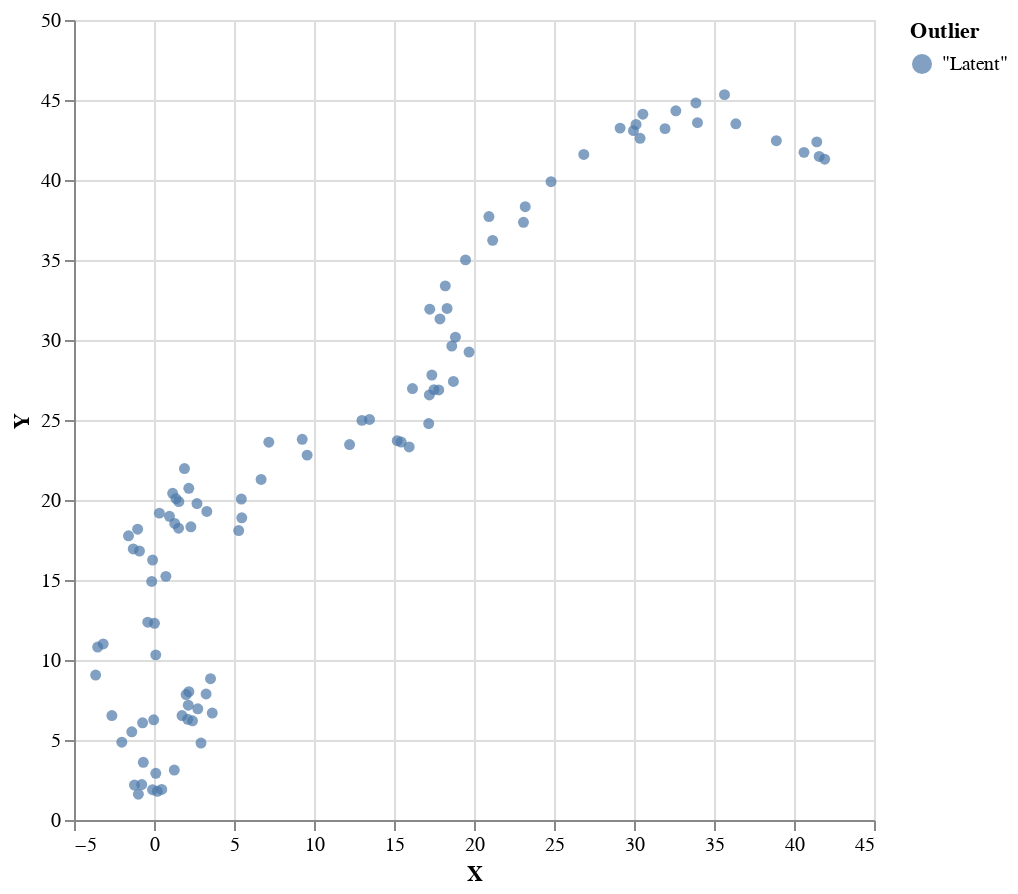

The cell this chart's notebook holds for it:
### Markdown cell above
It's straightforward to take the first `n` steps of this infinite stream, and convert it into a distribution over finite list, from which we can then sample:

### Code cell
-- convert the stream to a list, taking only the first 100 steps
toList :: Monad m => P.Producer a m () -> m [a]
toList prod = P.toListM (prod >-> P.take 100)

trueVectors <- sampleIOfixed $ toList prior

plot 
    (zip 
        (fmap (\v -> (v V.! 0, v V.! 1)) $ trueVectors) 
        (replicate 100 (T.pack "Latent")))

### Figure 1 — Vega-Lite specification as saved in the notebook (floating-point values rounded to 4 significant figures)
{"$schema": "https://vega.github.io/schema/vega-lite/v4.json", "data": {"values": [{"Outlier": "\"Latent\"", "X": -0.9767, "Y": 1.614}, {"Outlier": "\"Latent\"", "X": 0.2041, "Y": 1.792}, {"Outlier": "\"Latent\"", "X": 0.4831, "Y": 1.907}, {"Outlier": "\"Latent\"", "X": -0.09177, "Y": 1.896}, {"Outlier": "\"Latent\"", "X": -1.222, "Y": 2.182}, {"Outlier": "\"Latent\"", "X": -0.7668, "Y": 2.213}, {"Outlier": "\"Latent\"", "X": -0.669, "Y": 3.607}, {"Outlier": "\"Latent\"", "X": 0.1124, "Y": 2.916}, {"Outlier": "\"Latent\"", "X": 1.269, "Y": 3.122}, {"Outlier": "\"Latent\"", "X": 2.937, "Y": 4.807}, {"Outlier": "\"Latent\"", "X": 1.751, "Y": 6.528}, {"Outlier": "\"Latent\"", "X": 2.737, "Y": 6.949}, {"Outlier": "\"Latent\"", "X": 3.641, "Y": 6.681}, {"Outlier": "\"Latent\"", "X": 3.257, "Y": 7.875}, {"Outlier": "\"Latent\"", "X": 3.532, "Y": 8.831}, {"Outlier": "\"Latent\"", "X": 2.181, "Y": 8.018}, {"Outlier": "\"Latent\"", "X": 2.01, "Y": 7.843}, {"Outlier": "\"Latent\"", "X": 2.142, "Y": 7.176}, {"Outlier": "\"Latent\"", "X": 2.109, "Y": 6.296}, {"Outlier": "\"Latent\"", "X": 2.406, "Y": 6.201}, {"Outlier": "\"Latent\"", "X": -0.01764, "Y": 6.265}, {"Outlier": "\"Latent\"", "X": -0.7129, "Y": 6.073}, {"Outlier": "\"Latent\"", "X": -1.388, "Y": 5.512}, {"Outlier": "\"Latent\"", "X": -2.011, "Y": 4.864}, {"Outlier": "\"Latent\"", "X": -2.631, "Y": 6.527}, {"Outlier": "\"Latent\"", "X": -3.647, "Y": 9.059}, {"Outlier": "\"Latent\"", "X": -3.522, "Y": 10.81}, {"Outlier": "\"Latent\"", "X": -3.176, "Y": 11.0}, {"Outlier": "\"Latent\"", "X": 0.1101, "Y": 10.32}, {"Outlier": "\"Latent\"", "X": -0.3919, "Y": 12.36}, {"Outlier": "\"Latent\"", "X": 0.03081, "Y": 12.29}, {"Outlier": "\"Latent\"", "X": -0.1424, "Y": 14.91}, {"Outlier": "\"Latent\"", "X": 0.7435, "Y": 15.23}, {"Outlier": "\"Latent\"", "X": -0.08616, "Y": 16.25}, {"Outlier": "\"Latent\"", "X": -1.297, "Y": 16.94}, {"Outlier": "\"Latent\"", "X": -1.023, "Y": 18.17}, {"Outlier": "\"Latent\"", "X": -1.593, "Y": 17.76}, {"Outlier": "\"Latent\"", "X": -0.9072, "Y": 16.81}, {"Outlier": "\"Latent\"", "X": 1.537, "Y": 18.24}, {"Outlier": "\"Latent\"", "X": 1.294, "Y": 18.53}, {"Outlier": "\"Latent\"", "X": 0.3373, "Y": 19.18}, {"Outlier": "\"Latent\"", "X": 1.553, "Y": 19.9}, {"Outlier": "\"Latent\"", "X": 0.9653, "Y": 18.98}, {"Outlier": "\"Latent\"", "X": 2.175, "Y": 20.73}, {"Outlier": "\"Latent\"", "X": 1.904, "Y": 21.96}, {"Outlier": "\"Latent\"", "X": 1.167, "Y": 20.42}, {"Outlier": "\"Latent\"", "X": 1.373, "Y": 20.08}, {"Outlier": "\"Latent\"", "X": 2.686, "Y": 19.78}, {"Outlier": "\"Latent\"", "X": 2.304, "Y": 18.33}, {"Outlier": "\"Latent\"", "X": 3.301, "Y": 19.28}, {"Outlier": "\"Latent\"", "X": 5.294, "Y": 18.09}, {"Outlier": "\"Latent\"", "X": 5.486, "Y": 18.89}, {"Outlier": "\"Latent\"", "X": 5.46, "Y": 20.06}, {"Outlier": "\"Latent\"", "X": 6.694, "Y": 21.28}, {"Outlier": "\"Latent\"", "X": 7.176, "Y": 23.61}, {"Outlier": "\"Latent\"", "X": 9.264, "Y": 23.79}, {"Outlier": "\"Latent\"", "X": 9.571, "Y": 22.81}, {"Outlier": "\"Latent\"", "X": 12.22, "Y": 23.47}, {"Outlier": "\"Latent\"", "X": 13.0, "Y": 24.98}, {"Outlier": "\"Latent\"", "X": 13.47, "Y": 25.03}, {"Outlier": "\"Latent\"", "X": 15.2, "Y": 23.71}, {"Outlier": "\"Latent\"", "X": 15.45, "Y": 23.62}, {"Outlier": "\"Latent\"", "X": 15.95, "Y": 23.32}, {"Outlier": "\"Latent\"", "X": 17.17, "Y": 24.78}, {"Outlier": "\"Latent\"", "X": 17.21, "Y": 26.57}, {"Outlier": "\"Latent\"", "X": 17.5, "Y": 26.89}, {"Outlier": "\"Latent\"", "X": 16.15, "Y": 26.96}, {"Outlier": "\"Latent\"", "X": 17.37, "Y": 27.81}, {"Outlier": "\"Latent\"", "X": 17.8, "Y": 26.88}, {"Outlier": "\"Latent\"", "X": 18.71, "Y": 27.41}, {"Outlier": "\"Latent\"", "X": 19.69, "Y": 29.25}, {"Outlier": "\"Latent\"", "X": 18.61, "Y": 29.62}, {"Outlier": "\"Latent\"", "X": 18.84, "Y": 30.18}, {"Outlier": "\"Latent\"", "X": 17.87, "Y": 31.31}, {"Outlier": "\"Latent\"", "X": 17.23, "Y": 31.92}, {"Outlier": "\"Latent\"", "X": 18.32, "Y": 31.97}, {"Outlier": "\"Latent\"", "X": 18.21, "Y": 33.38}, {"Outlier": "\"Latent\"", "X": 19.47, "Y": 35.01}, {"Outlier": "\"Latent\"", "X": 21.17, "Y": 36.23}, {"Outlier": "\"Latent\"", "X": 20.93, "Y": 37.72}, {"Outlier": "\"Latent\"", "X": 23.09, "Y": 37.35}, {"Outlier": "\"Latent\"", "X": 23.2, "Y": 38.33}, {"Outlier": "\"Latent\"", "X": 24.81, "Y": 39.9}, {"Outlier": "\"Latent\"", "X": 26.86, "Y": 41.59}, {"Outlier": "\"Latent\"", "X": 29.13, "Y": 43.24}, {"Outlier": "\"Latent\"", "X": 29.97, "Y": 43.09}, {"Outlier": "\"Latent\"", "X": 30.38, "Y": 42.6}, {"Outlier": "\"Latent\"", "X": 30.13, "Y": 43.47}, {"Outlier": "\"Latent\"", "X": 30.55, "Y": 44.11}, {"Outlier": "\"Latent\"", "X": 31.94, "Y": 43.21}, {"Outlier": "\"Latent\"", "X": 32.62, "Y": 44.32}, {"Outlier": "\"Latent\"", "X": 33.97, "Y": 43.58}, {"Outlier": "\"Latent\"", "X": 33.87, "Y": 44.82}, {"Outlier": "\"Latent\"", "X": 35.66, "Y": 45.34}, {"Outlier": "\"Latent\"", "X": 36.37, "Y": 43.51}, {"Outlier": "\"Latent\"", "X": 38.9, "Y": 42.46}, {"Outlier": "\"Latent\"", "X": 40.62, "Y": 41.73}, {"Outlier": "\"Latent\"", "X": 41.92, "Y": 41.3}, {"Outlier": "\"Latent\"", "X": 41.58, "Y": 41.47}, {"Outlier": "\"Latent\"", "X": 41.42, "Y": 42.38}]}, "encoding": {"color": {"field": "Outlier"}, "x": {"field": "X", "type": "quantitative"}, "y": {"field": "Y", "type": "quantitative"}}, "height": 400, "mark": "circle", "width": 400}
